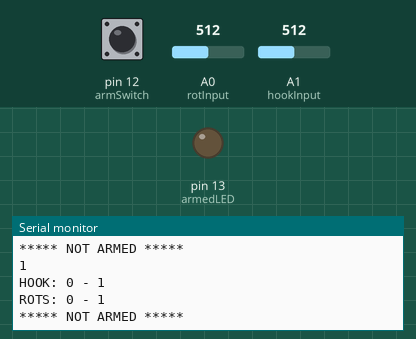
This sketch was run on a simulated Arduino Uno, built with avr-gcc and run on an emulated ATmega328P. Parts: output pins drawn as LEDs (lit = HIGH), the last lines printed to the serial monitor. Inputs (shaded band) come from the test bench; at power-on: A0 (rotInput) = 512, A1 (hookInput) = 512, pin 12 (armSwitch) HIGH.

Above: at 1.2 s.
1.3 s: A0 (rotInput) set to 502
At 2.3 s:
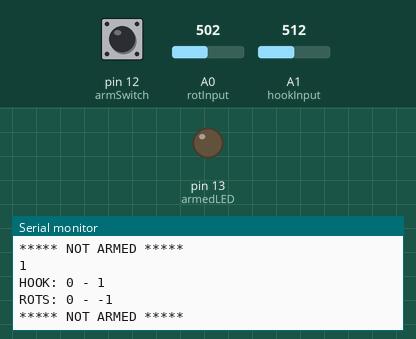
4.4 s: A1 (hookInput) set to 496
At 5.1 s:
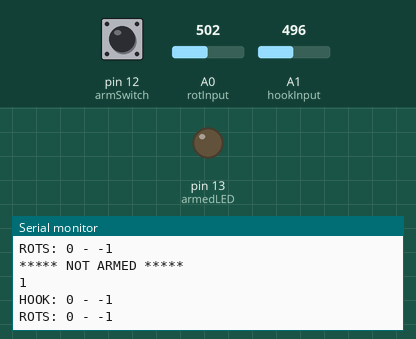

The sketch:

smooth.ino
```cpp
// To Do:
// - Set up ARM switch
// - Set up ARM LED
// - Set up Hook Motor
// - test rotation direction: if statements or constrain()?
// - set up and test stepright/stepleft buttons
// - Test and calibrate speeds
// - Consider third motor: move the hook further and closer to the tower
  // _ This requires a function that operates both steppers to keep the hook level as
  // The carriage moves.
  // _ small rotary encoder for defining the height of the hook?
// - Consider using servos instead of steppers
// - Consider a bluetooth controller
#include <AccelStepper.h>
#include <MultiStepper.h>
#include <Stepper.h>

// ***** GENERAL MOTOR ASSIGNMENT *****
const int stepsPerRevolution = 200;  // change this to fit the number of steps per revolution

// ***** PIN ASSIGNMENT *****
#define armSwitch 12
#define armedLED 13 // If using an UNO, you can use the onboard LED.
#define rotInput A0 // crane rotation motor input
#define hookInput A1 // hook motor input

// ***** MODE SELECT SETUP *****
bool ARMED = true; // If ARMED == true, the motors will recieve inputs.

// ***** ROTATION MOTOR SETUP *****
int rotRead = 512; // Initial pot reading is middle of range
int rotDir = 0; // Direction bit for motor rotation
int rotInputMin = 511; // lowest analog read
int rotInputMax = 512; // highest analog read
int rotMotor = 0; // The speed and direction of the rotation (positive is clockwise);
int rotSpeedLimit = 1000; // ticks per second max speed of rotation
const int rotDeadZone = 200; // rotation control dead zone
bool rotZeroPosition = false; // If rotation knob is in deadzone, this is TRUE
AccelStepper rotStepper(AccelStepper::FULL4WIRE, 8, 9, 10, 11); //originally a stepper object


// ***** HOOK MOTOR SETUP *****
int hookRead = 512; // Initial pot reading is middle of range
int hookDir = 0; // Direction for motor rotation
int hookInputMin = 511; // lowest analog read
int hookInputMax = 512; // highest analog read
int hookMotor = 0; // The speed and direction of the rotation (positive is clockwise);
int hookSpeedLimit = 1000; // ticks per second speed of rotation
const int hookDeadZone = 200; // rotation control dead zone
bool hookZeroPosition = false; // If hook knob is in deadzone, this is TRUE
AccelStepper hookStepper(AccelStepper::FULL4WIRE, 4, 5, 6, 7);


void setup() {
  Serial.begin(9600);
  pinMode(armSwitch, INPUT);
  pinMode(armedLED, OUTPUT);
  pinMode(rotInput, INPUT);

  hookStepper.setMaxSpeed(hookSpeedLimit);
  //hookStepper.setAcceleration(1800);
  rotStepper.setMaxSpeed(rotSpeedLimit);
  //rotStepper.setAcceleration(3000);

  ARMED = false;
}

void armCheck() {
  Serial.println(digitalRead(armSwitch));
  // Arming the machine requires 3 things:
    // 1) Arming Switch set High
    // 2) rotation control in zero position
    // 3) hook control in zero position
  ARMED = (digitalRead(armSwitch) == LOW)
    && (rotZeroPosition)
    && (hookZeroPosition);
  // Dummy Declaration: remind operator to re-center potentiometers
  if ((digitalRead(armSwitch) == LOW) && (!rotZeroPosition || !hookZeroPosition)) {
    Serial.println("CANNOT ARM: SET CONTROLS TO DEADZONE!");
  }
}

void disarmCheck() {
  // Disarming the machine only requires the arming switch set LOW
  ARMED = !digitalRead(armSwitch);
}

void rotReadRoutine() {
  rotRead = analogRead(rotInput);
  if (!ARMED) {
    if (rotInputMin > rotRead) {rotInputMin = rotRead;}
    if (rotInputMax < rotRead) {rotInputMax = rotRead;}
  }
  rotMotor = map(rotRead, rotInputMin, rotInputMax, -rotSpeedLimit, rotSpeedLimit);
  rotStepper.setSpeed(rotMotor);
  rotZeroPosition = abs(rotMotor) < rotDeadZone;
  rotDir = constrain(rotMotor,-1,1);

  //Serial.print(rotInputMin); Serial.print(" - "); Serial.print(rotRead); Serial.print(" - "); Serial.println(rotInputMax);
}

void hookReadRoutine() {
  hookRead = analogRead(hookInput);
  if (!ARMED) {
    if (hookInputMin > hookRead) {hookInputMin = hookRead;}
    if (hookInputMax < hookRead) {hookInputMax = hookRead;}
  }
  hookMotor = map(hookRead, hookInputMin, hookInputMax, -hookSpeedLimit, hookSpeedLimit);
  hookStepper.setSpeed(hookMotor);
  hookZeroPosition = abs(hookMotor) < hookDeadZone;
  hookDir = constrain(hookMotor,-1,1);

  //Serial.print(hookInputMin); Serial.print(" - "); Serial.print(hookRead); Serial.print(" - "); Serial.println(hookInputMax);
}

void loop() {

    // ***** CALIBRATION MODE *****
      // While ARMED switch is toggled OFF
      // Continuous potentiometer calibration:
      // Cycling a potentiometer from min to max will calibrate
      // the potentiometer.
    while (!ARMED) {
      // Deactivate armedLED
      digitalWrite(armedLED, LOW);
      // Declare device ARM status
      Serial.println("***** NOT ARMED *****");
      rotReadRoutine();
      hookReadRoutine();
      armCheck();
      //delay(250); // Slow the serial output to be more readable.
      Serial.print("HOOK: "); Serial.print(hookZeroPosition); Serial.print(" - "); Serial.println(hookDir);
      Serial.print("ROTS: "); Serial.print(rotZeroPosition); Serial.print(" - "); Serial.println(rotDir);
    }

    // ***** OPERATING MODE *****
      // While ARMED switched is toggled ON
      // Continuously checks potentiometers and sends signals to motors
    while (ARMED) {

      digitalWrite(armedLED, HIGH);
      Serial.println("***** ARMED *****");

      // ***** ROTATION MOTOR *****
      rotReadRoutine();
      // Step the motor 4 steps
      if (!rotZeroPosition) {
        Serial.print("ROTS: "); Serial.println(rotDir);
        rotStepper.runSpeed();
      }
      // ***** HOOK MOTOR *****
      hookReadRoutine();
      // Step the motor 4 steps
      if (!hookZeroPosition) {
        Serial.print("HOOK: "); Serial.println(hookDir);
        hookStepper.runSpeed();
      }

      disarmCheck();
    }

  }
```

Measured:
- the behaviour switches between 512 and 511 on A1 (hookInput) (found by bisection; images 1 and 2)
- after the input at 1.3 s, the serial monitor: prints a new line after 0.09 s (image 1)
- after the input at 4.4 s, the serial monitor: prints a new line after 0.12 s (image 2)
